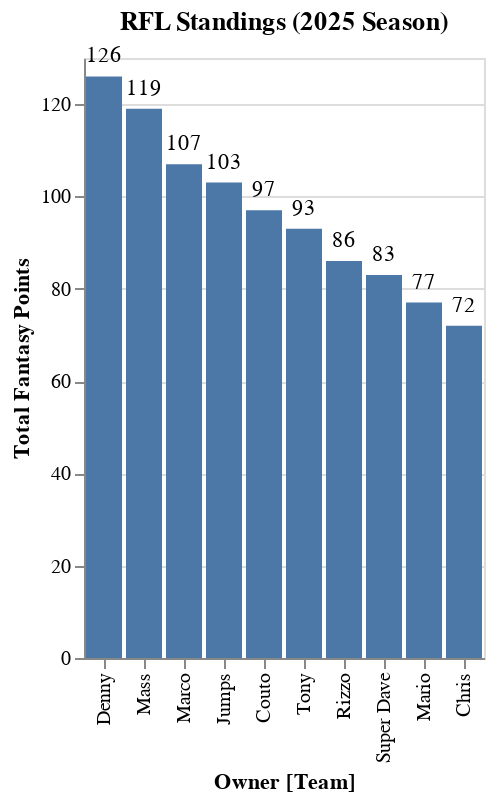

This figure's notebook cell:
### Code cell
#@title RFL Standings Graph
import altair as alt

# Merge total_team_points_df with teams_df to get the team name
total_team_points_with_team_df = total_team_points_df.merge(teams_df[['Owner', 'Team']].drop_duplicates(), left_on='owner', right_on='Owner')

chart = alt.Chart(total_team_points_with_team_df).mark_bar().encode(
    x=alt.X('owner', sort='-y', title='Owner [Team]'),  # Sort by total points descending and update axis title
    y=alt.Y('total_team_fantasy_points', title='Total Fantasy Points'), # Add a title to the y-axis
    tooltip=['Owner', 'Team', 'total_team_fantasy_points'] # Include Team in tooltip
).properties(
    title=f'RFL Standings ({season} Season)'
)

# Add text labels for the total points
text = chart.mark_text(
    align='center',
    baseline='bottom',
    dy=-5  # Nudge text above the bar
).encode(
    text=alt.Text('total_team_fantasy_points', format='.0f') # Format as integer
)

# Combine the bar chart and the text
final_chart = chart + text

final_chart.display()

# Save the chart as a PNG file
final_chart.save(f'rfl_standings_{season}.png')

### Figure 1 — Vega-Lite specification as saved in the notebook (floating-point values rounded to 4 significant figures)
{"config": {"view": {"continuousWidth": 300, "continuousHeight": 300}}, "layer": [{"mark": {"type": "bar"}, "encoding": {"tooltip": [{"field": "Owner", "type": "nominal"}, {"field": "Team", "type": "nominal"}, {"field": "total_team_fantasy_points", "type": "quantitative"}], "x": {"field": "owner", "sort": "-y", "title": "Owner [Team]", "type": "nominal"}, "y": {"field": "total_team_fantasy_points", "title": "Total Fantasy Points", "type": "quantitative"}}, "title": "RFL Standings (2025 Season)"}, {"mark": {"type": "text", "align": "center", "baseline": "bottom", "dy": -5}, "encoding": {"text": {"field": "total_team_fantasy_points", "format": ".0f", "type": "quantitative"}, "tooltip": [{"field": "Owner", "type": "nominal"}, {"field": "Team", "type": "nominal"}, {"field": "total_team_fantasy_points", "type": "quantitative"}], "x": {"field": "owner", "sort": "-y", "title": "Owner [Team]", "type": "nominal"}, "y": {"field": "total_team_fantasy_points", "title": "Total Fantasy Points", "type": "quantitative"}}, "title": "RFL Standings (2025 Season)"}], "data": {"name": "data-53db49ec2592d3e6d65c6be30daa7bf7"}, "$schema": "https://vega.github.io/schema/vega-lite/v5.20.1.json", "datasets": {"data-53db49ec2592d3e6d65c6be30daa7bf7": [{"owner": "Denny", "total_team_fantasy_points": 126.0, "Owner": "Denny", "Team": "Vikings"}, {"owner": "Mass", "total_team_fantasy_points": 119.0, "Owner": "Mass", "Team": "Bengals"}, {"owner": "Marco", "total_team_fantasy_points": 107.0, "Owner": "Marco", "Team": "Eagles"}, {"owner": "Jumps", "total_team_fantasy_points": 103.0, "Owner": "Jumps", "Team": "Packers"}, {"owner": "Couto", "total_team_fantasy_points": 97.0, "Owner": "Couto", "Team": "Raiders"}, {"owner": "Tony", "total_team_fantasy_points": 93.0, "Owner": "Tony", "Team": "Cowboys"}, {"owner": "Rizzo", "total_team_fantasy_points": 86.0, "Owner": "Rizzo", "Team": "Colts"}, {"owner": "Super Dave", "total_team_fantasy_points": 83.0, "Owner": "Super Dave", "Team": "Steelers"}, {"owner": "Mario", "total_team_fantasy_points": 77.0, "Owner": "Mario", "Team": "Jets"}, {"owner": "Chris", "total_team_fantasy_points": 72.0, "Owner": "Chris", "Team": "Bears"}]}}
